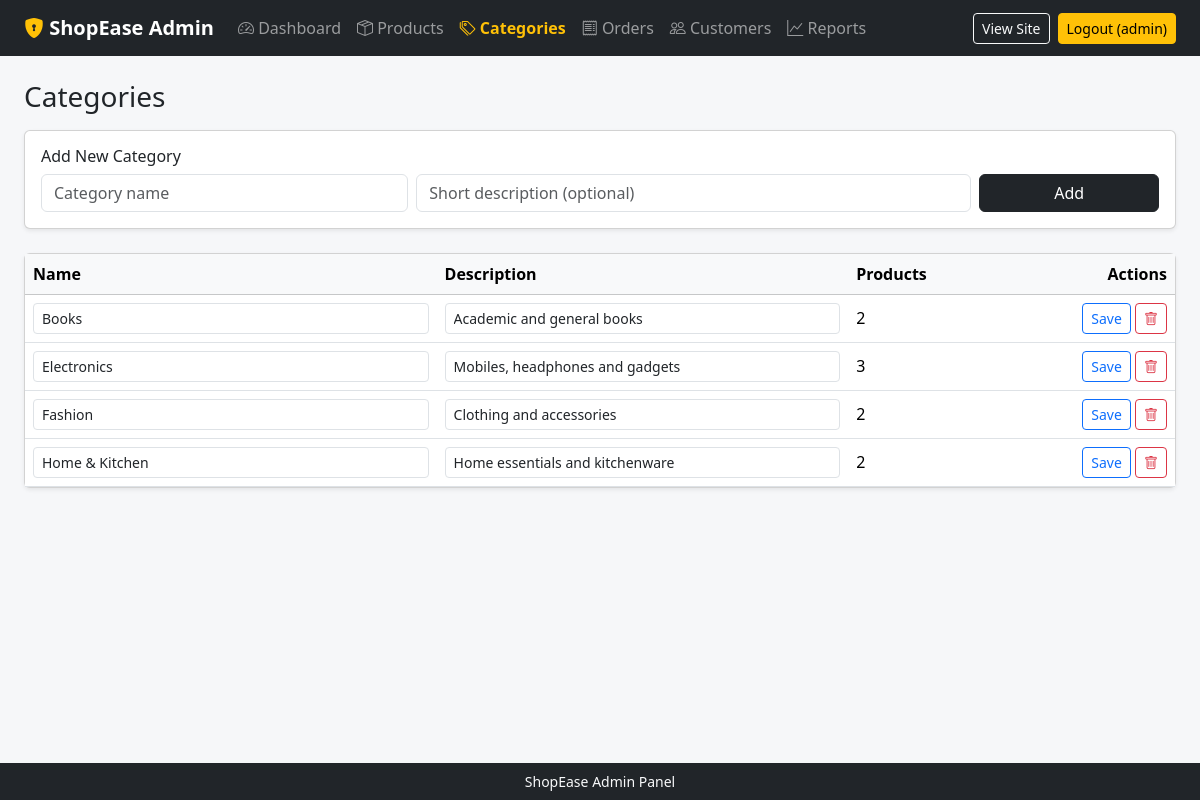
Screenshot of /admin/categories.php (signed in) with the database file from the repository.
### tables this page shows
CREATE TABLE categories (
  category_id INT AUTO_INCREMENT PRIMARY KEY,
  category_name VARCHAR(80) NOT NULL UNIQUE,
  description VARCHAR(255)
);

### includes/functions.php (called while the page is built, shortened)
<?php
function e($s) { return htmlspecialchars((string)$s, ENT_QUOTES, 'UTF-8'); }

### admin/categories.php (the view, shortened to what this page needs)
<?php
require_once '../includes/admin_header.php';
$cats = $conn->query('SELECT c.*, (SELECT COUNT(*) FROM products p WHERE p.category_id = c.category_id) AS pcount
                      FROM categories c ORDER BY c.category_name')->fetch_all(MYSQLI_ASSOC);
?>
<h3 class="mb-3">Categories</h3>
<div class="card shadow-sm mb-4"><div class="card-body">
  <h6>Add New Category</h6>
  <form method="post" class="row g-2">
    <div class="col-md-4"><input type="text" name="category_name" class="form-control" placeholder="Category name" required></div>
    <div class="col-md-6"><input type="text" name="description" class="form-control" placeholder="Short description (optional)"></div>
    <div class="col-md-2"><button class="btn btn-dark w-100">Add</button></div>
  </form>
</div></div>
<div class="card shadow-sm"><div class="table-responsive"><table class="table align-middle mb-0">
  <thead class="table-light"><tr><th>Name</th><th>Description</th><th>Products</th><th class="text-end">Actions</th></tr></thead>
  <tbody>
  <?php foreach ($cats as $c): $fid = 'f' . (int)$c['category_id']; ?>
    <tr>
      <td><input form="<?= $fid ?>" type="text" name="category_name" class="form-control form-control-sm" value="<?= e($c['category_name']) ?>" required></td>
      <td><input form="<?= $fid ?>" type="text" name="description" class="form-control form-control-sm" value="<?= e($c['description']) ?>"></td>
      <td><?= (int)$c['pcount'] ?></td>
      <td class="text-end">
        <form id="<?= $fid ?>" method="post" class="d-inline">
          <button class="btn btn-sm btn-outline-primary">Save</button>
        </form>
        <form method="post" class="d-inline" onsubmit="return confirm('Delete this category?');">
          <button class="btn btn-sm btn-outline-danger"><i class="bi bi-trash"></i></button>
        </form>
      </td>
    </tr>
  <?php endforeach; ?>
  </tbody></table></div></div>
<?php require_once '../includes/admin_footer.php'; ?>

### assets/css/style.css (style rules this page uses)
body { background: #f6f7f9; }

### rows the page displays
categories: category_name "Books", description "Academic and general books", pcount "2"
categories: category_name "Electronics", description "Mobiles, headphones and gadgets", pcount "3"
categories: category_name "Fashion", description "Clothing and accessories", pcount "2"
categories: category_name "Home & Kitchen", description "Home essentials and kitchenware", pcount "2"

### other values shown
SITE_NAME "ShopEase"
$label "Dashboard"
$label "Products"
$label "Categories"
$label "Orders"
$label "Customers"
$label "Reports"
$_SESSION['admin_name'] "admin"
